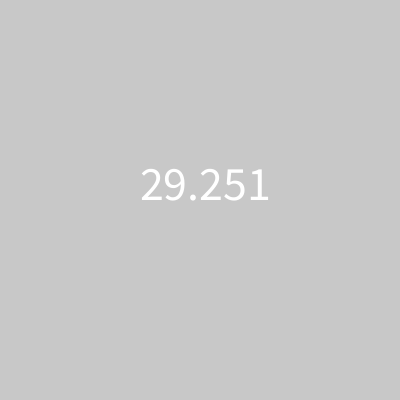
Frame 1 (no input)
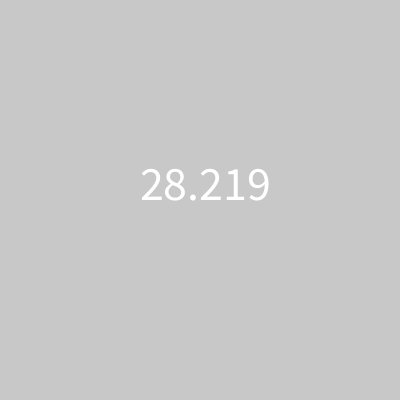
Frame 60 (the mouse pressed at the canvas centre just before this capture)
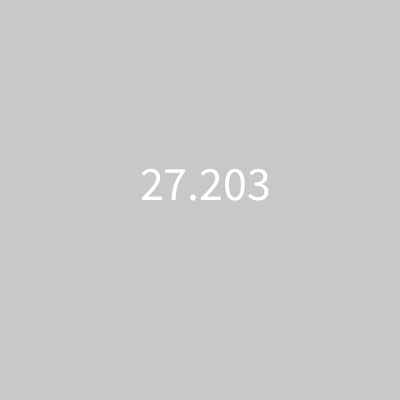
Frame 120 (the mouse held since frame 60 and released just before this capture)

The Processing sketch that drew these frames (run headless with seeded random() and noise(); from frame 60 on, the mouse is pressed at the canvas centre):

// Processing sketch: timer_example
// ── timer_example.pde
Timer timer;
void setup()
{
  size(400, 400);
  timer = new Timer(30);
  timer.start();

  textAlign(CENTER);
  textSize(48);
}
void draw()
{
  background(200);
  
  fill(255);
  if (timer.getTimeLeft() < 10) {
    fill(255, 100, 100);
  }
  text(timer.getTimeLeft(), width/2, height/2);
}
void keyReleased()
{
  if ((key == 'r') || (key == 'R') )
  {
    timer.reset();
    println("reset");
  }
  if ((key == 'p') || (key == 'P') )
  {
    timer.pause();
    println("pause");
  }
  if ((key == 'c') || (key == 'C') )
  {
    timer.start();
    println("continue");
  }
  if (key == ' ')
  {
    timer.toggle();
    println("toggle");
  }
}


// ── Timer.pde
/**
 * Create a new timer with Timer t = new Timer(numberOfSeconds);
 *
 * - start       : start/unpause the timer
 * - stop/pause  : pause the timer
 * - reset       : reset the timer back to the initial time
 * - toggle      : if paused, start. If running, pause.
 * - getTimeLeft : get the number of seconds left (float/decimal)
 */
class Timer
{
  float endTime;
  float timeLeft;
  float duration;
  boolean running = false;

  Timer(float d) {
    this.duration = d * 1000;
    this.timeLeft = this.duration; 
    this.start();
  }

  void start() {
    endTime = millis() + timeLeft;
    running = true;
  }

  void pause() {
    running = false;
  }
  void stop() {
    this.pause();
  }

  void toggle() {
    if (this.running) {
      this.pause();
    } else {
      this.start();
    }
  }

  void reset() {
    this.timeLeft = this.duration; 
    if (this.running) {
      this.start();
    }
  }

  float getTimeLeft() {
    if (running) {
      this.timeLeft = this.endTime - millis();
    }
    if (timeLeft <= 0) {
      return 0;
    } else {
      return this.timeLeft / 1000f;
    }
  }
}
